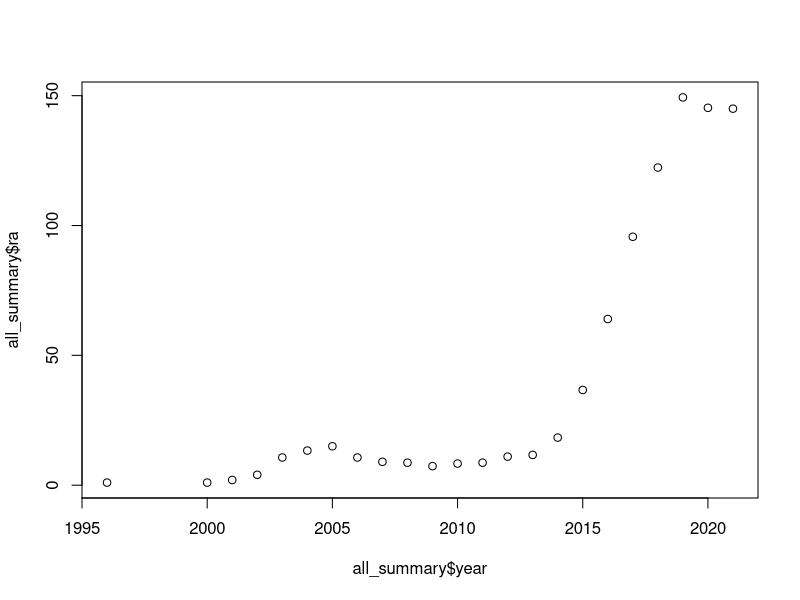

The R source for this figure: (Note: this script raises an error after producing the figure.)
## ---------------------------
##
## "Ethics, law, and politics in palaeontological research: 
##    The case of Myanmar amber"
## Dunne, Raja, et al. (2022) Commun. Bio.
##
## Purpose of script: Creating Fig. 2 (temporal trends and breakpoints)
##
## Authors: Nussaïbah B. Raja, Emma M. Dunne
##
## Date Last Modified: 2022-06-07
##
## Copyright (c) Nussaïbah B. Raja & Emma M. Dunne (2022)
## Email: nussaibah.raja.schoob@fau.de, dunne.emma.m@gmail.com
##
## ---------------------------
##
## Notes: N/A
##   
##
## ---------------------------


## Load Web of Science data
all <- read.csv("./data/webofscience_amber.csv")

# n2019 <- table(all$Publication.Year)["2019"]
# n2020 <- table(all$Publication.Year)["2020"]
# n2021 <- table(all$Publication.Year)["2021"]

all <- all[all$Publication.Year <2022,]
nrow(all)

all_summary <- setNames(data.frame(table(all$Publication.Year)),
                        c("year", "count"))
all_summary$year <- as.numeric(as.character(all_summary$year))

## rolling average
all_summary$ra <- caTools::runmean(all_summary$count, 3, alg="C")
## quick plot
plot(all_summary$year, all_summary$ra)


#### Stats testing

library(segmented)

## fit linear model
my.lm <- lm(ra~year, data=all_summary)
pscore.test(my.lm)

## Davies test
dt <- davies.test(my.lm)
d1 <- c(dt$process[dt$process[,1]==dt$statistic,], p.value=dt$p.value)

my.seg <- segmented(my.lm, 
                    seg.Z = ~ year, 
                    psi = 2013)

d1 <- c(d1, actual=my.seg$psi[2])

# additional breakpoints?
pscore.test(my.seg,~year, more.break = T) 
dt <- davies.test(my.seg)
d2 <- c(dt$process[dt$process[,1]==dt$statistic,], p.value=dt$p.value, actual=NA)

d <- rbind(d1, d2)
write.csv(d, "output/breakpoint_wos21.csv", row.names = F)

# get the breakpoints
my.seg$psi


my.fitted <- fitted(my.seg)
my.model <- data.frame(year = all_summary$year, 
                       count = all_summary$ra, fit=my.fitted)


yrs <- round(my.seg$psi[,2])
yrs

my.model$cat <- NA
my.model$cat[my.model$year <yrs] <- "1"
my.model$cat[my.model$year >yrs] <- "2"
my.model$cat[is.na(my.model$cat)] <- "3"

my.lines <- round(my.seg$psi[, 2])


ggplot(my.model) +
  geom_vline(xintercept = my.lines, linetype = "dashed") +
  # geom_line(data=my.model, aes(x=year,y=count), size=1) +
  geom_line(aes(x=year, y=fit, col=cat)) +
  geom_point(aes(x=year, y=count, col=cat))

### PLOT #####
# At the breakpoint (break1), the segments b and c intersect

#b0 + b1*x = c0 + c1*x

b0 <- coef(my.seg)[[1]]
b1 <- coef(my.seg)[[2]]

# Important:
# the coefficients are the differences in slope in comparison to the previous slope
c1 <- coef(my.seg)[[2]] + coef(my.seg)[[3]]
break1 <- my.seg$psi[[2]]

#Solve for c0 (intercept of second segment):
c0 <- b0 + b1 * break1 - c1 * break1

# first line: 
#y = b0 + b1*x
#y = intercept1 + slope1 * x

x1 <- 1995: (yrs-1)
df1 <- all_summary[all_summary$year %in% x1,]
mod1 <- lm(ra~year, df1)
summary(mod1)
y1= predict(mod1, newdata = data.frame(year=x1))

# second line:
#y = c0 + c1*x
#y = intercept2 + slope2 * x

x2 <- 2015:2020
df2 <- all_summary[all_summary$year %in% x2,]
mod2 <- lm(ra~year + I(year^2), df2)
x3 <- 2015:2021
y2= predict(mod2, newdata = data.frame(year=x3))

my.lines <- round(my.seg$psi[, 2])

library(ggthemes)
theme_set(theme_hc(base_size=14) %+replace%
            theme(legend.title = element_text(
              face="bold"),
              axis.title = element_text(face="bold"),
              axis.title.y = element_text(angle=90),
              legend.position="bottom",
              plot.title = element_text(face="bold", hjust=0, size=16))
)

p <- ggplot() +
  geom_vline(xintercept = my.lines, linetype = "dashed") +
  # geom_line(data=my.model, aes(x=year,y=count), size=1) +
  geom_line(data=data.frame(x1, y1, cat="1"), 
            aes(x=x1, y=y1, col=cat), size=1) +
  geom_line(data=data.frame(x3, y2, cat="2"), 
            aes(x=x3, y=y2, col=cat), size=1) +
  
  scale_x_continuous(limits=c(1988, 2027), 
                     breaks = seq(1990, 2020, 5)) +
  labs(x="Year", y="Number of publications")

labs <- read.csv("data/timeline.csv")
labs <- merge(labs, all_summary, by.x="x1", by.y="year", all.x=T, all.y=F)
labs$ra[labs$x1%in%c(1993, 1994, 1995)] <- 0

hj <- 0
hj2 <- 1

ny <- -10
pal <- c("1"="#c06c13","2"="#ff9009","3"="#340e06")

p1 <- p +
  
  # Adding annotations for years
  geom_text(data=labs[labs$hj=="right",], aes(x=x1, y=y1, label=x1, hjust=hj), 
            size=5, hjust=hj2, vjust=0.5, col=pal[1], fontface=2) +
  geom_text(data=labs[labs$hj=="right",], aes(x=x1, y=y1, label=label2), 
            size=3,  vjust=0.5,
            nudge_y = ny, hjust=hj2, lineheight = 0.8, col=pal[1]) +
  geom_segment(data=labs[labs$hj=="right",], aes(x=x1, xend=x1,y=ra, yend=y1-20),
               col="darkgrey") +
  geom_text(data=labs[labs$hj=="left",], aes(x=x1, y=y1, label=x1, hjust=hj), 
            size=5, hjust=hj, vjust=1, col= pal[2], fontface=2) +
  geom_text(data=labs[labs$hj=="left",], aes(x=x1, y=y1, label=label2), 
            size=3,  vjust=1, col=pal[2],
            nudge_y = ny, hjust=hj, lineheight = 0.8) +
  geom_segment(data=labs[labs$hj=="left",], aes(x=x1, xend=x1,y=ra, yend=y1),
               col="darkgrey") +
  geom_point(data=my.model, aes(x=year, y=count, col=cat, shape=cat), 
             size=4, fill="white", stroke=2) +
  
  scale_shape_manual(values=c("1"=16,"2"=16,"3"=21), guide=F)+
  scale_color_manual(values=pal, guide=F) + 
  # Add stats
  annotate("text", x=2010, y=10, 
           label= paste0("italic(R) ^ 2 ==", format(summary(mod1)$adj.r, digits=3)),
           parse=T, hjust=hj, size=3)+
  annotate("text", x=2010, y=2, 
           label= paste0("italic(p) ==", format(anova(mod1)$'Pr(>F)'[1], digits=3)),
           parse=T, hjust=hj, size=3) +
  annotate("text", x=2025, y=10, 
           label= paste0("italic(R) ^ 2 ==", format(summary(mod2)$adj.r, digits=3)),
           parse=T, hjust=hj, size=3)+
  annotate("text", x=2025, y=2, 
           label= paste0("italic(p) ==", format(anova(mod2)$'Pr(>F)'[1], digits=3)),
           parse=T, hjust=hj, size=3) +
  annotate("segment", x=2016, xend=2014.5, y=10, yend=18, arrow = arrow(type = "closed", length = unit(0.1, "inches"))
  ) +
  annotate("text", x=2016.1, y=8,
           label="breakpoint\nidentified", size=3, hjust=hj,
           lineheight=0.8) +
  annotate("segment", x=2014, xend=2013, y=245, yend=245, 
           arrow = arrow(type = "closed", length = unit(0.1, "inches"))) +
  annotate("point", x=2021, y=n2021, size=4, shape=21, stroke=2, col=pal[2])



x11(w=10, h=6);p1

ggsave("plots/Fig_02.svg", p1, w=10, h=6)
